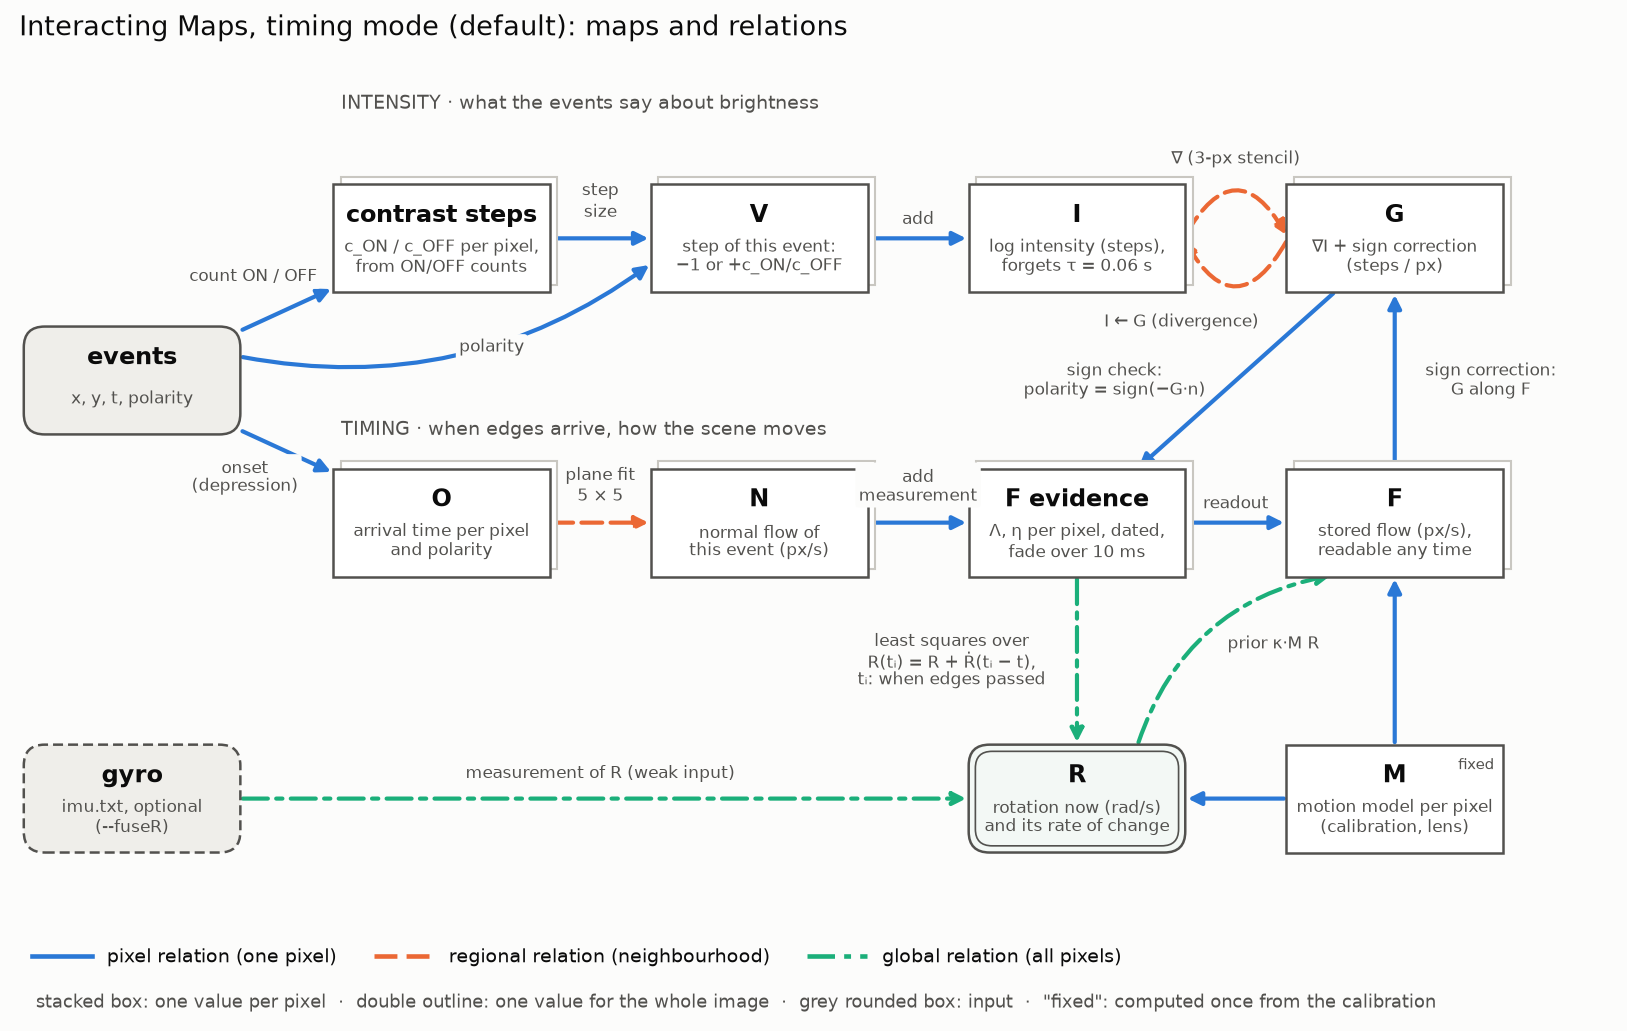

Recreate this plot in Python.
"""Draw the maps of the current network (timing mode, the default) and the relations between them.

Nodes are maps: per-pixel maps as boxes, global quantities as rounded boxes with a double outline, inputs in grey.
Edges are relations, coloured and dashed by scope: pixel (one pixel), regional (a neighbourhood), global (all
pixels). Edit NODES / EDGES when the network changes, then run (repository root):

    python/.venv/bin/python docs/figures/network_graph.py
"""
from pathlib import Path

import matplotlib

matplotlib.use("Agg")
import matplotlib.pyplot as plt
from matplotlib.patches import FancyArrowPatch, FancyBboxPatch
from matplotlib.lines import Line2D

SURFACE, TEXT, TEXT_2, GRID, INPUT = "#fcfcfb", "#0b0b0b", "#52514e", "#c9c7c1", "#efeeea"
MAP_FILL, GLOBAL_FILL = "#ffffff", "#f3f8f5"
SCOPE = {   # colour, line style
    "pixel": ("#2a78d6", "-"),
    "regional": ("#eb6834", (0, (5, 2))),
    "global": ("#1baf7a", (0, (6, 2, 1.5, 2))),
    "open": ("#9a988f", (0, (1.5, 2.5))),
}

# name: (x, y, title, detail, kind)   kind: input | map | global | static
NODES = {
    "events":   (1.3, 5.9, "events", "x, y, t, polarity", "input"),
    "gyro":     (1.3, 0.9, "gyro", "imu.txt, optional\n(--fuseR)", "input"),
    "contrast": (5.0, 7.6, "contrast steps", "c_ON / c_OFF per pixel,\nfrom ON/OFF counts", "map"),
    "V":        (8.8, 7.6, "V", "step of this event:\n−1 or +c_ON/c_OFF", "map"),
    "I":        (12.6, 7.6, "I", "log intensity (steps),\nforgets τ = 0.06 s", "map"),
    "G":        (16.4, 7.6, "G", "∇I + sign correction\n(steps / px)", "map"),
    "O":        (5.0, 4.2, "O", "arrival time per pixel\nand polarity", "map"),
    "N":        (8.8, 4.2, "N", "normal flow of\nthis event (px/s)", "map"),
    "Fev":      (12.6, 4.2, "F evidence", "Λ, η per pixel, dated,\nfade over 10 ms", "map"),
    "F":        (16.4, 4.2, "F", "stored flow (px/s),\nreadable any time", "map"),
    "R":        (12.6, 0.9, "R", "rotation now (rad/s)\nand its rate of change", "global"),
    "M":        (16.4, 0.9, "M", "motion model per pixel\n(calibration, lens)", "static"),
}
BOX_W, BOX_H = 2.55, 1.25

# (source, target, scope, label, curvature, label position (x, y) or None)
EDGES = [
    ("events", "contrast", "pixel", "count ON / OFF", 0.0, (2.75, 7.15)),
    ("events", "V", "pixel", "polarity", 0.22, (5.6, 6.3)),
    ("contrast", "V", "pixel", "step\nsize", 0.0, (6.9, 8.05)),
    ("V", "I", "pixel", "add", 0.0, (10.7, 7.85)),
    ("I", "G", "regional", "∇ (3-px stencil)", -0.9, (14.5, 8.55)),
    ("G", "I", "regional", "I ← G (divergence)", -0.9, (13.85, 6.6)),
    ("events", "O", "pixel", "onset\n(depression)", 0.0, (2.65, 4.75)),
    ("O", "N", "regional", "plane fit\n5 × 5", 0.0, (6.9, 4.65)),
    ("N", "Fev", "pixel", "add\nmeasurement", 0.0, (10.7, 4.65)),
    ("Fev", "R", "global", "least squares over\nR(tᵢ) = R + Ṙ(tᵢ − t),\ntᵢ: when edges passed", 0.0, (11.1, 2.55)),
    ("M", "R", "pixel", "", 0.0, None),
    ("Fev", "F", "pixel", "readout", 0.0, (14.5, 4.45)),
    ("R", "F", "global", "prior κ·M R", -0.3, (14.95, 2.75)),
    ("M", "F", "pixel", "", 0.0, None),
    ("gyro", "R", "global", "measurement of R (weak input)", 0.0, (6.9, 1.2)),
    ("G", "Fev", "pixel", "sign check:\npolarity = sign(−G·n)", 0.0, (13.05, 5.9)),
    ("F", "G", "pixel", "sign correction:\nG along F", 0.0, (17.55, 5.9)),
]


def anchor(name, towards):
    """Point on the box border of `name` in the direction of `towards`."""
    x, y = NODES[name][:2]
    tx, ty = NODES[towards][:2]
    dx, dy = tx - x, ty - y
    sx = (BOX_W / 2) / abs(dx) if dx else float("inf")
    sy = (BOX_H / 2) / abs(dy) if dy else float("inf")
    s = min(sx, sy)
    return x + dx * s, y + dy * s


def main():
    fig, ax = plt.subplots(figsize=(14, 8.0), facecolor=SURFACE)
    ax.set_facecolor(SURFACE)
    ax.set_xlim(-0.1, 19.0)
    ax.set_ylim(-1.7, 9.35)
    ax.set_aspect("equal")
    ax.axis("off")

    # Row labels
    ax.text(3.8, 9.15, "INTENSITY · what the events say about brightness", color=TEXT_2, fontsize=9, ha="left")
    ax.text(3.8, 5.25, "TIMING · when edges arrive, how the scene moves", color=TEXT_2, fontsize=9, ha="left")

    for src, dst, scope, label, rad, lpos in EDGES:
        colour, style = SCOPE[scope]
        start, end = anchor(src, dst), anchor(dst, src)
        arrow = FancyArrowPatch(start, end, connectionstyle=f"arc3,rad={rad}", arrowstyle="-|>", mutation_scale=13,
                                color=colour, lw=2.0, linestyle=style, zorder=2,
                                shrinkA=2, shrinkB=2)
        ax.add_patch(arrow)
        if label:
            ax.text(*lpos, label, fontsize=8, color=TEXT_2 if scope != "open" else SCOPE["open"][0],
                    ha="center", va="center", zorder=4, linespacing=1.15,
                    bbox=dict(boxstyle="round,pad=0.2", fc=SURFACE, ec="none"))

    for name, (x, y, title, detail, kind) in NODES.items():
        fill = {"input": INPUT, "map": MAP_FILL, "global": GLOBAL_FILL, "static": MAP_FILL}[kind]
        style = "round,pad=0.02,rounding_size=0.25" if kind in ("global", "input") else "square,pad=0.02"
        ls = (0, (4, 2)) if name == "gyro" else "-"
        box = FancyBboxPatch((x - BOX_W / 2, y - BOX_H / 2), BOX_W, BOX_H, boxstyle=style, fc=fill, ec=TEXT_2,
                             lw=1.2, linestyle=ls, zorder=3)
        ax.add_patch(box)
        if kind == "global":     # double outline: one value for the whole image
            ax.add_patch(FancyBboxPatch((x - BOX_W / 2 + 0.08, y - BOX_H / 2 + 0.08), BOX_W - 0.16, BOX_H - 0.16,
                                        boxstyle="round,pad=0.02,rounding_size=0.2", fc="none", ec=TEXT_2, lw=0.8,
                                        zorder=3))
        if kind == "map":        # stacked outline: one value per pixel
            ax.add_patch(FancyBboxPatch((x - BOX_W / 2 + 0.09, y - BOX_H / 2 + 0.09), BOX_W, BOX_H,
                                        boxstyle=style, fc=fill, ec=GRID, lw=1.0, zorder=2.9))
        if kind == "static":
            ax.text(x + BOX_W / 2 - 0.08, y + BOX_H / 2 - 0.14, "fixed", fontsize=7, color=TEXT_2, ha="right",
                    va="top", zorder=4)
        ax.text(x, y + 0.27, title, fontsize=11.5, color=TEXT, ha="center", va="center", weight="bold", zorder=4)
        ax.text(x, y - 0.22, detail, fontsize=8, color=TEXT_2, ha="center", va="center", zorder=4,
                linespacing=1.15)

    # Legend: relation scope (colour + dash) and node kinds
    names = {"pixel": "pixel relation (one pixel)", "regional": "regional relation (neighbourhood)",
             "global": "global relation (all pixels)", "open": "open, not in the network yet"}
    used = [s for s in SCOPE if any(edge[2] == s for edge in EDGES)]
    handles = [Line2D([0], [0], color=SCOPE[s][0], lw=2.2, linestyle=SCOPE[s][1]) for s in used]
    labels = [names[s] for s in used]
    ax.legend(handles, labels, loc="lower left", bbox_to_anchor=(0.0, 0.035), ncol=4, frameon=False, fontsize=9,
              labelcolor=TEXT, handlelength=3.2)
    ax.text(0.15, -1.65, "stacked box: one value per pixel  ·  double outline: one value for the whole image  ·  "
            "grey rounded box: input  ·  \"fixed\": computed once from the calibration", fontsize=8.5, color=TEXT_2,
            ha="left", va="bottom")
    ax.text(-0.05, 9.95, "Interacting Maps, timing mode (default): maps and relations", color=TEXT, fontsize=13,
            ha="left", va="bottom")

    out = Path(__file__).parent
    fig.savefig(out / "network_graph.svg", facecolor=SURFACE, bbox_inches="tight")
    fig.savefig(out / "network_graph.png", dpi=150, facecolor=SURFACE, bbox_inches="tight")


if __name__ == "__main__":
    main()
